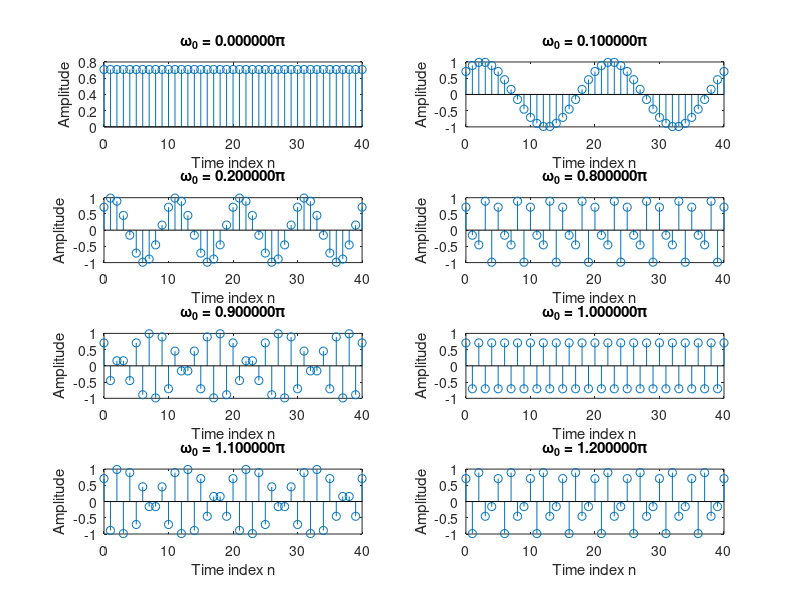
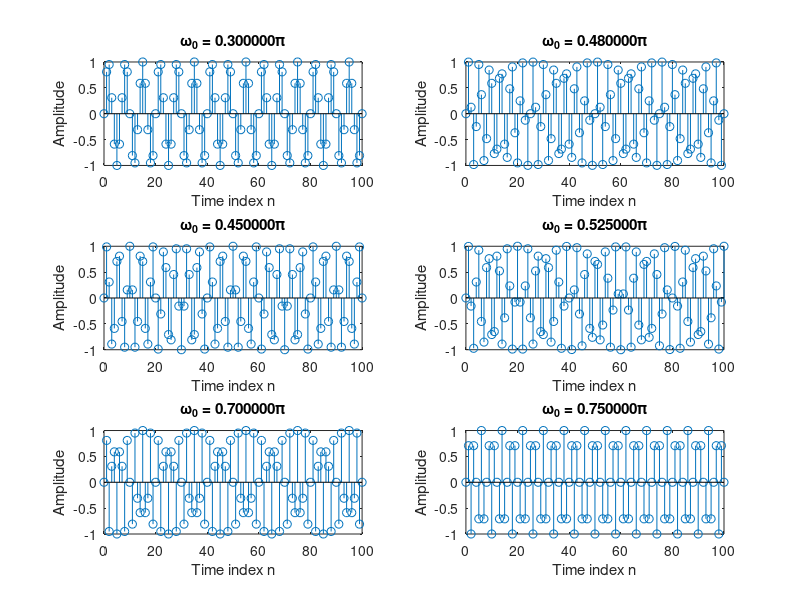

Recreate these plots in MATLAB, in order.
function m2_4
    % (a)
    w0 = [0 .1 .2 .8 .9 1 1.1 1.2];
    A = 2; L = 40; phi = pi/4;
    for (i=1:8)
        subplot(4,2,i);
        sinPlot(L,A,w0(i)*pi,phi);
        title(sprintf('\\omega_0 = %f\\pi',w0(i)));
        xlabel('Time index n'); ylabel('Amplitude');
    end
    
    %(b)
    figure;
    w0 = [.3 .48 .45 .525 .7 .75];
    A = 1; L = 100; phi = 0;
    for (i=1:6)
        subplot(3,2,i); sinPlot(L,A,w0(i)*pi,phi);
        title(sprintf('\\omega_0 = %f\\pi',w0(i)));
        xlabel('Time index n'); ylabel('Amplitude');
    end
end

function sinPlot(L,A,w0,phi)
    n = 0:L;
    y = sin(w0*n+phi);    
    stem(n,y);
end
